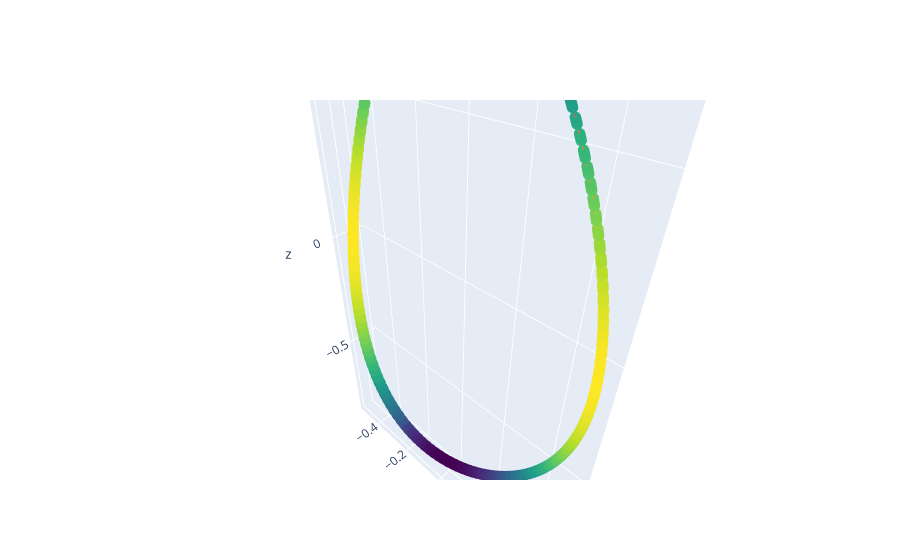

Source (notebook cell):
### Code cell
import plotly.graph_objects as go
import numpy as np

fig = go.Figure(data=go.Scatter3d(
    x=x_rest_arr, y=y_arr, z=z_arr,
    marker=dict(
        size=4,
        color=p_arr,
        colorscale='Viridis',
    ),
    line=dict(
        color=p_arr,
        width=2
    )
))

fig.update_layout(
    scene=dict(
        aspectratio = dict( x=1, y=1, z=1.0 ),
        aspectmode = 'data'))
fig.show()

### Figure 1 — Plotly figure (JSON) as saved in the notebook; plotly's stock layout.template omitted (floating-point values rounded to 4 significant figures; data arrays with more than 128 entries replaced by an {"elided": "..."} marker saying what was removed)
{"data": [{"line": {"color": {"elided": "1000 float values"}, "width": 2}, "marker": {"color": {"elided": "1000 float values"}, "colorscale": [[0, "#440154"], [0.1111, "#482878"], [0.2222, "#3e4989"], [0.3333, "#31688e"], [0.4444, "#26828e"], [0.5556, "#1f9e89"], [0.6667, "#35b779"], [0.7778, "#6ece58"], [0.8889, "#b5de2b"], [1, "#fde725"]], "size": 4}, "type": "scatter3d", "x": {"elided": "1000 float values"}, "y": {"elided": "1000 float values"}, "z": {"elided": "1000 float values"}}], "layout": {"scene": {"aspectmode": "data", "aspectratio": {"x": 1, "y": 1, "z": 1}}}}
